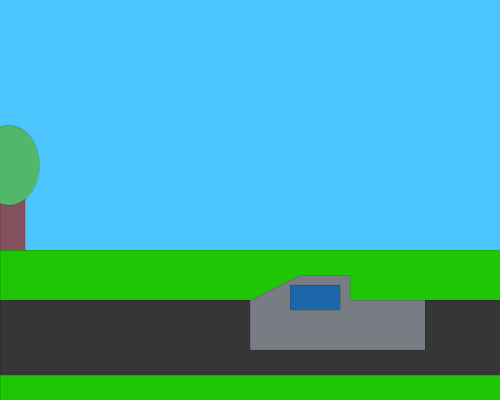
Frame 1 (no input)
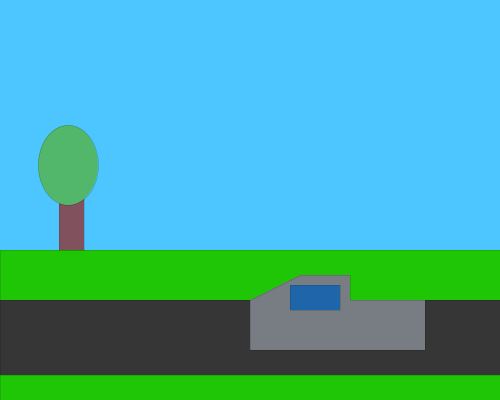
Frame 60 (the mouse pressed at the canvas centre just before this capture)
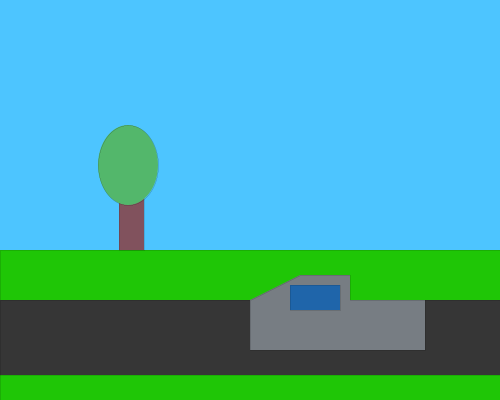
Frame 120 (the mouse held since frame 60 and released just before this capture)

The Processing sketch that drew these frames (run headless with seeded random() and noise(); from frame 60 on, the mouse is pressed at the canvas centre):

// Processing sketch: start_hw
// ── start_hw.pde
//
// Author: Max Blowers
// Description:
//    I'm a car that looks like its moving but I really doesn't.
//

// Setup and define canvas size
void setup() {
  size(500, 400);
}

// Offsets to make look like moving
int offset = 0;

// Someone's gotta draw the stuff right? right...?
void draw() {
  strokeWeight(0);
  // Sky
  background(#4DC5FF);

  // Ground
  fill(#1FC606);
  rect(0, 250, 500, 150);

  // Road
  fill(#363636);
  rect(0, 300, 500, 75);

  // Cars 2 was the worst cars movie
  // Body
  beginShape();
  fill(#777D83);
  vertex(250, 300);
  vertex(250, 350);
  vertex(425, 350);
  vertex(425, 300);
  vertex(350, 300);
  vertex(350, 275);
  vertex(300, 275);
  vertex(250, 300);
  endShape();
  // Window
  fill(#1F65AA);
  rect(290, 285, 50, 25);
  // Wheels n Tires

  // Moving stuff
  for (int i = 0; i < 1; i += 1) {
    // Trees hurt
    fill(#81525D);
    rect((i*50) + offset, 175, 25, 75);
    fill(#53B76B);
    ellipse((i*75) + offset + 9, 165, 60, 80);
  }
  offset += 1;
}
